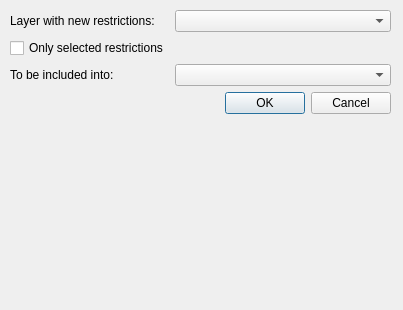
<?xml version="1.0" encoding="UTF-8"?>
<ui version="4.0">
 <class>Dialog</class>
 <widget class="QDialog" name="Dialog">
  <property name="geometry">
   <rect>
    <x>0</x>
    <y>0</y>
    <width>403</width>
    <height>310</height>
   </rect>
  </property>
  <property name="windowTitle">
   <string>Import Restrictions</string>
  </property>
  <widget class="QWidget" name="">
   <property name="geometry">
    <rect>
     <x>10</x>
     <y>10</y>
     <width>381</width>
     <height>281</height>
    </rect>
   </property>
   <layout class="QFormLayout" name="formLayout">
    <item row="0" column="0">
     <widget class="QLabel" name="label">
      <property name="text">
       <string>Layer with new restrictions:</string>
      </property>
     </widget>
    </item>
    <item row="1" column="0">
     <widget class="QCheckBox" name="onlySelectedRestrictions">
      <property name="text">
       <string>Only selected restrictions</string>
      </property>
     </widget>
    </item>
    <item row="0" column="1">
     <widget class="QgsMapLayerComboBox" name="importLayer"/>
    </item>
    <item row="2" column="0">
     <widget class="QLabel" name="label_2">
      <property name="text">
       <string>To be included into:</string>
      </property>
     </widget>
    </item>
    <item row="4" column="1">
     <widget class="QDialogButtonBox" name="buttonBox">
      <property name="orientation">
       <enum>Qt::Horizontal</enum>
      </property>
      <property name="standardButtons">
       <set>QDialogButtonBox::Cancel|QDialogButtonBox::Ok</set>
      </property>
     </widget>
    </item>
    <item row="2" column="1">
     <widget class="QgsFeatureListComboBox" name="cb_RestrictionsLayers"/>
    </item>
   </layout>
  </widget>
 </widget>
 <customwidgets>
  <customwidget>
   <class>QgsFeatureListComboBox</class>
   <extends>QComboBox</extends>
   <header>qgsfeaturelistcombobox.h</header>
  </customwidget>
  <customwidget>
   <class>QgsMapLayerComboBox</class>
   <extends>QComboBox</extends>
   <header>qgsmaplayercombobox.h</header>
  </customwidget>
 </customwidgets>
 <resources/>
 <connections>
  <connection>
   <sender>buttonBox</sender>
   <signal>accepted()</signal>
   <receiver>Dialog</receiver>
   <slot>accept()</slot>
   <hints>
    <hint type="sourcelabel">
     <x>248</x>
     <y>254</y>
    </hint>
    <hint type="destinationlabel">
     <x>157</x>
     <y>274</y>
    </hint>
   </hints>
  </connection>
  <connection>
   <sender>buttonBox</sender>
   <signal>rejected()</signal>
   <receiver>Dialog</receiver>
   <slot>reject()</slot>
   <hints>
    <hint type="sourcelabel">
     <x>316</x>
     <y>260</y>
    </hint>
    <hint type="destinationlabel">
     <x>286</x>
     <y>274</y>
    </hint>
   </hints>
  </connection>
 </connections>
</ui>
